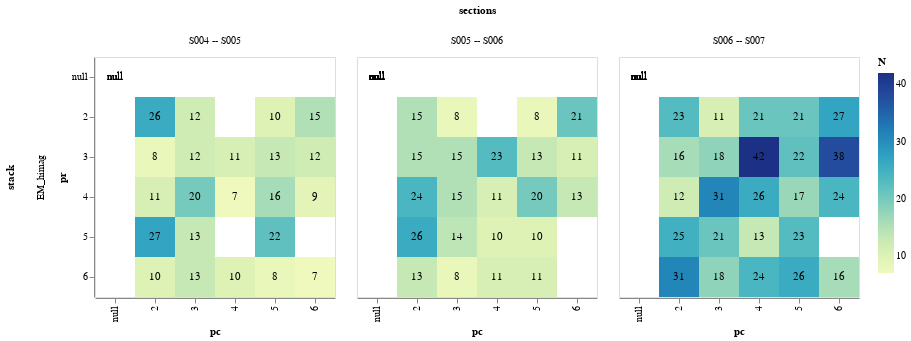

The notebook cell this image was saved under:
### Code cell
icatapi.plotting.plot_matches_across_sections(df_matches, width=240, height=240)
